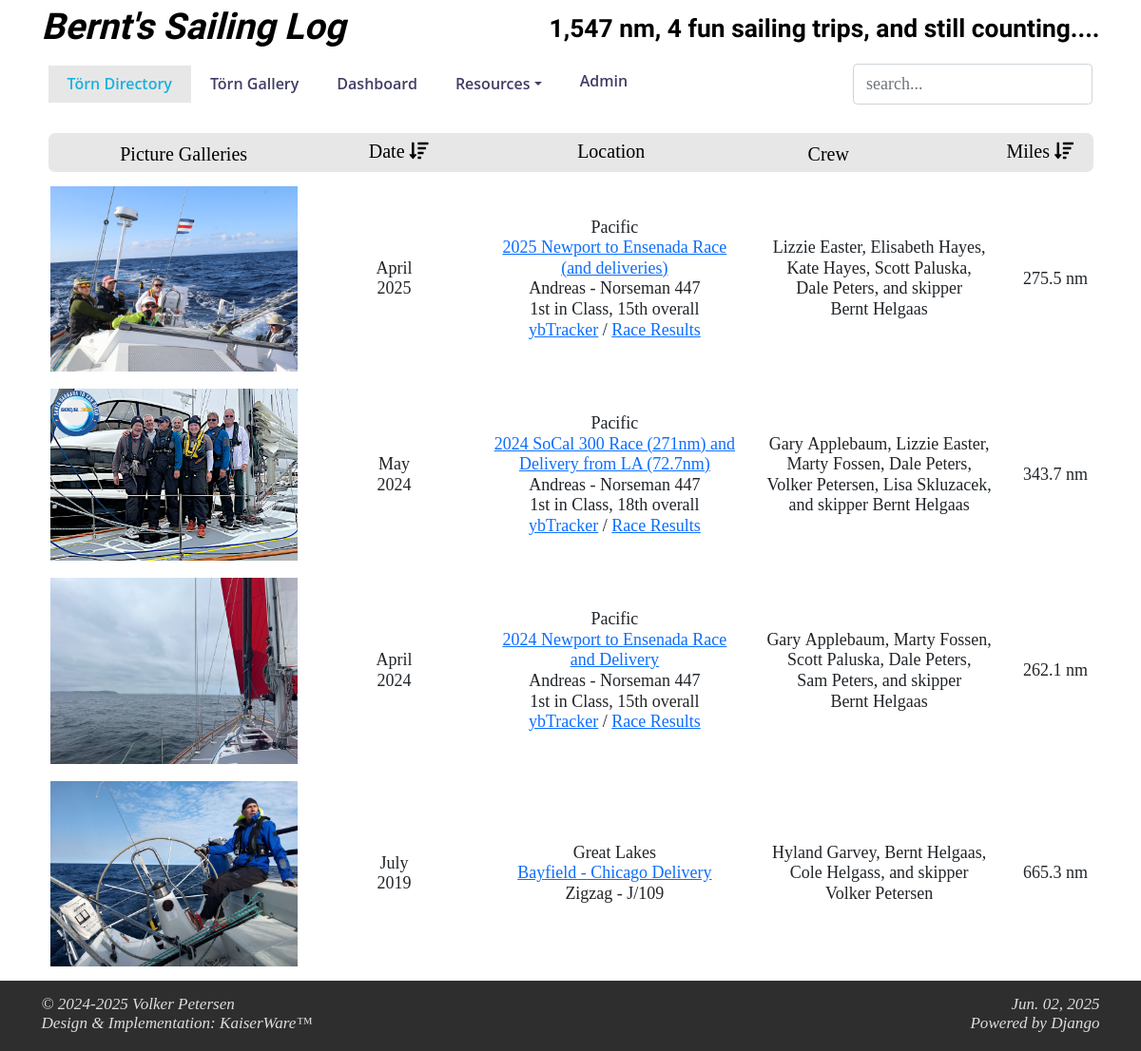
Before: / with the older database file.
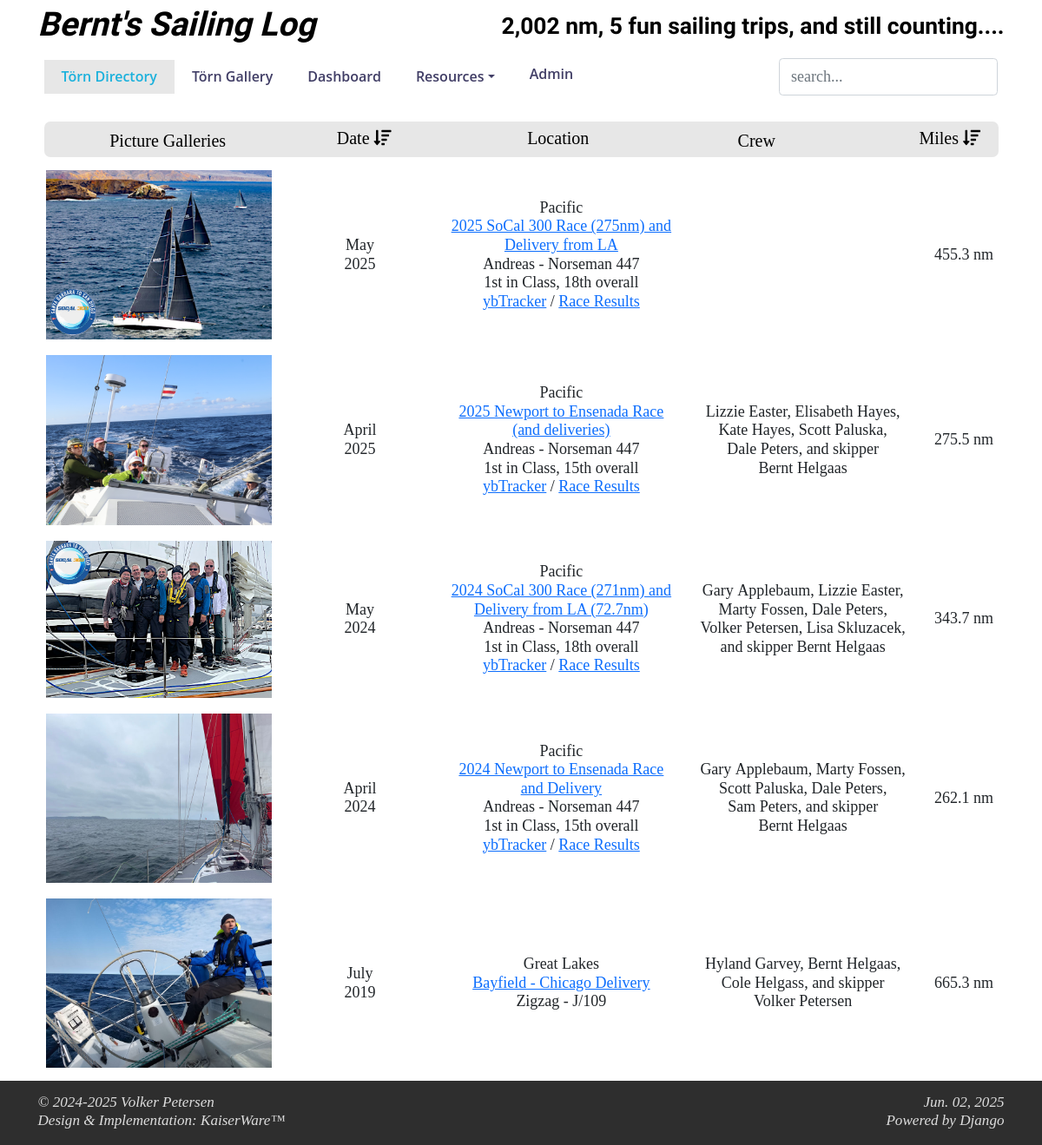
After: the same page with the newer database file.
### toerns/models.py (models this page shows, shortened)
class toerndirectory(models.Model):
    geoChoices = (
        ('Atlantic', u'Atlantic'),
        ('Baltic', u'Baltic'),
        ('Caribbean', u'Caribbean'),
        ('Coratia', u'Croatia'),
        ('Great Lakes', u'Great Lakes'),
        ('Pacific', u'Pacific')
    )
    startDate = models.DateField(primary_key=True,
                                 help_text="date in YYYY-MM-DD format")
    endDate = models.DateField(blank=True,
                               help_text="date in YYYY-MM-DD format")
    destination = models.CharField(blank=True, null=True, max_length=150)
    georegion = models.CharField(blank=True, null=True, max_length=40, choices=geoChoices,
                                 help_text="Atlantic, Baltic, Caribbean, Croatia, Great Lakes, Pacific")
    maptable = models.CharField(blank=True, null=True, max_length=100,
                                help_text="name of the Google Maps waypoints table")
    boat = models.CharField(blank=True, null=True, max_length=400)
    miles = models.DecimalField(
        blank=True, null=True, max_digits=8, decimal_places=2)
    daysAtSea = models.IntegerField()
    skipper = models.ManyToManyField(CrewMembers, blank=True, related_name='skipperToern')
    crew = models.ManyToManyField(CrewMembers, blank=True, related_name='crewToern')
    image = models.CharField(blank=True, null=True, max_length=100)
    picturelink = models.CharField(blank=True, null=True, max_length=200)
    class Meta:
        managed = True
        db_table = "ToernDirectory"
        verbose_name_plural = 'Toern Directory'

class CrewMembers(models.Model):
    firstName = models.CharField(max_length=50)
    lastName = models.CharField(max_length=50)
    email = models.CharField(max_length=50, blank=True)
    skills = models.ManyToManyField(SailingSkills, blank=True)
    class Meta:
        managed = True
        db_table = "CrewMembers"
        verbose_name_plural = 'Crew Members'
        ordering = ['lastName', 'firstName']

### toerns/views.py (the view)
# urls.py: re_path(r"^$", views.index, name="Directory"),
def index(request):
    return render(request, "toerns/index.html",
                  context=fetchContent(request, route="all"))

### toerns/templatetags/custom_filter.py (called while the page is built)
@register.filter(name='multi_replace')
def multi_replace(value, arg):
    replacements = arg.split(',')
    for old, new in zip(replacements[::2], replacements[1::2]):
        value = value.replace(old, new)
    return value

### templates/toerns/index.html (shortened to what this page needs)
{% extends "toerns/header.html" %}
{% load static %}
{% load humanize %}
{% load custom_filter %}
{% block content %}
    <div class="container">
		<div class="row">
			<div id="trip_table" class="col-12 table-responsive">
			<table id="toern_table" class="table table-hover borderless searchless no-footer display wrap" cellspacing="0">
			<tbody class="bodytext">
			{% for trip in trips %}
				{% with
					destination=trip.georegion|add:"<br /><a href='plotRoute/"|add:trip.maptable|add:"' target='_blank'>"|add:trip.destination|add:"</a>"
					yacht=trip.boat|multi_replace:"linefeed,<br>,openLink,<a,closeLink,</a>,pdf/,../static/pdf/,&#34;,'"
					img_caption=trip.destination
					img_error=" onerror='imgErrorTripPicture(this)' />"
				%}
				{% if is_mobile %}
				<tr class="bodytext">
					<td class="container responsive">
						<div class="row row-padding">
							<div class="col-12 no-padding">
								{% if trip.picturelink %}
									{% with
										picture1="<a href='"|add:trip.picturelink|add:"' target='_blank'><img class='img-fluid'"
										picture2=" border='0px' src='static/"|add:trip.image|add:"' title='Click here for all trip images!' alt='"|add:img_caption|add:"'"|add:img_error|add:"</a>"
									%}
									{{ picture1|safe }}{{ picture2|safe }}
									{% endwith %}
								{% else %}
									{% with
										picture1="<img class='img-fluid'"
										picture2=" border='0px' src='static/"|add:trip.image|add:"' title='Click here for all trip images!' alt='"|add:img_caption|add:"'"|add:img_error
									%}
									{{ picture1|safe }}{{ picture2|safe }}
									{% endwith %}
								{% endif %}
							</div>
						</div>
						<div class="row row-padding">
							<div class="col-2 no-padding">When:</div>
							<div class="col-10 no-padding">
								{{ trip.startDate|date:"F" }}&nbsp;{{ trip.startDate|date:"Y" }}
							</div>
						</div>
						<div class="row row-padding">
							<div class="col-2 no-padding">Where:</div>
							<div class="col-10 no-padding">
								{{ destination|safe }}<br />{{ yacht|safe }}
							</div>
						</div>
						<div class="row row-padding">
							<div class="col-2 no-padding">Who:</div>
							<div class="col-10 no-padding">
								{% for crew in trip.crew.all|dictsort:"lastName" %}
									{{ crew.firstName }}&nbsp;{{ crew.lastName }},
								{% endfor %}
								{% for skipper in trip.skipper.all %}
									and skipper {{ skipper.firstName }}&nbsp;{{ skipper.lastName }}
								{% endfor %}
							</div>
						</div>
						<div class="row row-padding">
							<div class="col-2 no-padding">Miles:</div>
							<div id="miles" class="col-10 no-padding">
								{{ trip.miles|floatformat:1|intcomma }} nm
							</div>
						</div>
						<div class="row row-padding">
							<div class="col-12 no-padding hr-rule"></div>
						</div>
					</td>
				</tr>
				{% else %}
				<tr class="bodytext">
					<td class="text-center col-3 align-middle">
						{% if trip.picturelink %}
							{% with
								picture1="<a href='"|add:trip.picturelink|add:"' target='_blank'><img class='img-fluid enlarge'"
								picture2=" border='0px' src='static/"|add:trip.image|add:"' title='Click here for all trip images!' alt='"|add:img_caption|add:"'"|add:img_error|add:"</a>"
							%}
							{{ picture1|safe }}{{ picture2|safe }}
							{% endwith %}
						{% else %}
							{% with
								picture1="<img class='img-fluid enlarge'"
								picture2=" border='0px' src='static/"|add:trip.image|add:"' title='No picture album available' alt='"|add:img_caption|add:"'"|add:img_error
							%}
							{{ picture1|safe }}{{ picture2|safe }}
							{% endwith %}
						{% endif %}
					</td>
					<td class="text-center col-2 align-middle">
						{{ trip.startDate|date:"F" }}<br>{{ trip.startDate|date:"Y" }}
					</td>
					<td class="text-center col-3 align-middle">
						{{ destination|safe }}<br />{{ yacht|safe }}
					</td>
					<td class="text-center col-3 align-middle">
						{% for crew in trip.crew.all|dictsort:"lastName" %}
							{{ crew.firstName }}&nbsp;{{ crew.lastName }},
						{% endfor %}
						{% for skipper in trip.skipper.all %}
							and skipper {{ skipper.firstName }}&nbsp;{{ skipper.lastName }}
						{% endfor %}
					</td>
					<td class="text-center col-1 align-middle" id="miles">
						{{ trip.miles|floatformat:1|intcomma }} nm
					</td>
				</tr>
				{% endif %}
			{% endwith %}
			{% endfor %}
			</tbody>
			</table>
			</div>
		</div>
    </div>
{% endblock %}

### templates/toerns/header.html (shortened to what this page needs)
{% load static %}
<!DOCTYPE html>
<html>
<head>
	<link href="https://cdnjs.cloudflare.com/ajax/libs/twitter-bootstrap/5.0.1/css/bootstrap.min.css" rel="stylesheet" media="all">
	<link href="https://cdnjs.cloudflare.com/ajax/libs/font-awesome/5.15.3/css/all.min.css" rel="stylesheet">
	<link href="https://cdn.datatables.net/1.10.25/css/dataTables.bootstrap5.min.css" rel="stylesheet">
	<link href="{{css}}" rel="stylesheet">
</head>
<body>
	<header id="title_container" class="container">
		<div class="row">
			<div class="col-12 col-sm-5 headline" id="headline" href="#">Bernt&#39;s Sailing Log</div>
			<div class="col-11 col-sm-7 subheadline" id="subheadline"></div>
		</div>
		<nav class="main-nav navbar navbar-expand-sm navbar-light" id="navbar">
			<div class="container col-hdr-container">
				<div class="collapse navbar-collapse" id="mainNavbarNav">
					<ul id="MainMenu" class="navbar-nav">
						<li class="nav-item"><a href="/">T&ouml;rn Directory</a></li>
						<li class="nav-item"><a href="{% url 'Gallery' %}">T&ouml;rn Gallery</a></li>
						<li class="nav-item"><a href="{% url 'Dashboard' %}">Dashboard</a></li>
						<li class="nav-item dropdown">
							<a class="dropdown-toggle" href="#" role="button" id="dropdownMenuLink" data-bs-toggle="dropdown" aria-expanded="false">Resources</a>
						</li>
						<li><a class="dropdown-item" href="/admin">Admin</a></li>
					</ul>
				</div>
			</div>
		</nav>
		<div id="nav_addon"></div>
	</header>
	<main id="main">
	{% block content %}
	{% endblock %}
	</main>
	<footer id="footer" class="container-fluid footer">
		<div class="container">
			<div class="row">
				<div class="col-md-7 col-12 text-start">
					<p><i>
					&copy; 2024-{{today|date:"Y"}} Volker Petersen<br />Design & Implementation: KaiserWare&#0153;
					</i></p>
				</div>
				<div class="col-md-5 d-none d-sm-block text-end">
					<p><i>
						{% now "M. d, Y" %}<br>
						Powered by Django
					</i></p>
				</div>
			</div>
		</div>
	</footer>
</body>
</html>

### static/css/SailingLog.css (style rules this page uses)
body, html { height: 100%; width: 100%; margin: 0px; font-family: 'Palatino, sans-serif'; font-weight: 400; font-size: 18px !important; line-height: 1.20 !important; color:#000000; }
.footer { border: 0px; padding: 15px 10px 0px 10px; color: #dddddd; font-size: 0.95rem; background: #2E2E2E !important; }
.main-nav { list-style: none; }
.main-nav a { display: block; position: relative; color: #413e66; padding: 10px 20px 10px 20px; transition: 0.5s; font-size: 16px; font-family: "Open Sans", sans-serif; text-decoration: none !important; font-weight: 600; }
.main-nav a:hover, .main-nav .active > a, .main-nav li:hover > a { color: #1bb1dc; background-color: #e7e7e7 !important; }
.nav-item { margin-top: 3px !important; margin-bottom: 3px !important; text-align: right; }
.dropdown-item { text-align: right; }
#title_container { background-color: #ffffff; }
.headline { margin-top: 5px !important; text-align: left !important; font-family: 'Shadows Into Light Two', cursive; font-style: italic; font-weight: 800; font-size: calc(3.2vw) !important; }
.subheadline { margin-top: 15px !important; text-align: right !important; margin-bottom: 10px !important; font-family: 'Shadows Into Light Two', cursive; font-size: calc(2.2vw) !important; font-weight: 550; }
.col-hdr-container { padding-left: 7px; padding-right: 7px; }
.borderless tbody tr td, .borderless thead tr th { border: none !important; }

Changed rows visible on the page:
added toerndirectory: shows a picture, startDate "May", startDate "2025", destination "Pacific 2025 SoCal 300 Race (275nm) and Delivery from LA", yacht "Andreas - Norseman 447 1st in Class, 18th overall ybTracker / Race Results", miles "455.3"
Other visible differences:
text written by a page script: "1,547 nm, 4 fun sailing trips, and still counting...." → "2,002 nm, 5 fun sailing trips, and still counting...."
